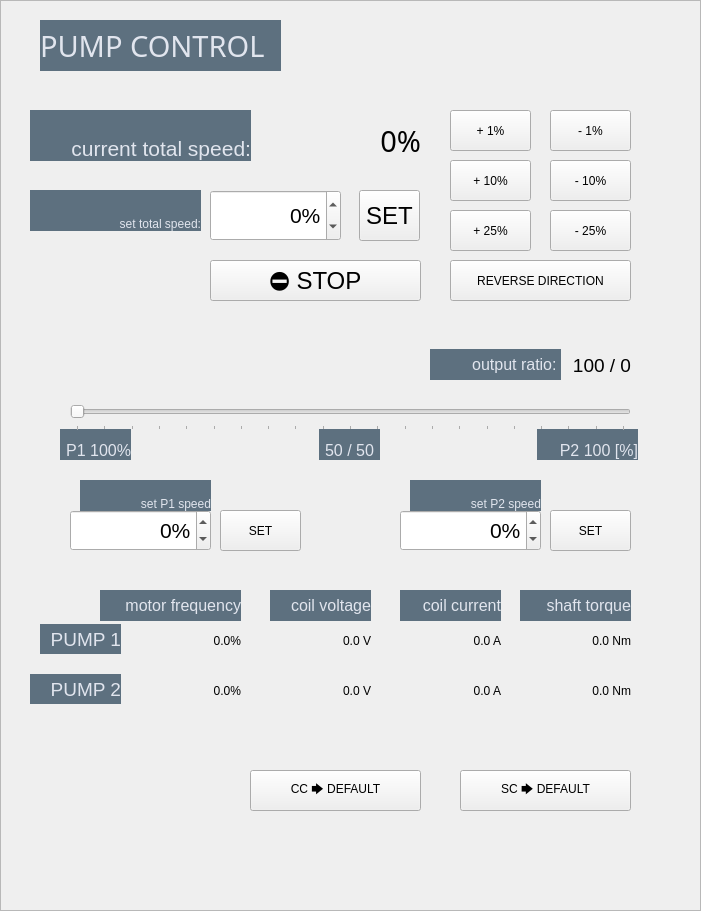
     <widget class="QFrame" name="PUMP_frame">
      <property name="geometry">
       <rect>
        <x>650</x>
        <y>20</y>
        <width>701</width>
        <height>911</height>
       </rect>
      </property>
      <property name="frameShape">
       <enum>QFrame::StyledPanel</enum>
      </property>
      <property name="frameShadow">
       <enum>QFrame::Raised</enum>
      </property>
      <widget class="QLabel" name="PUMP_disp_freqP1">
       <property name="geometry">
        <rect>
         <x>140</x>
         <y>620</y>
         <width>101</width>
         <height>41</height>
        </rect>
       </property>
       <property name="text">
        <string>0.0%</string>
       </property>
       <property name="alignment">
        <set>Qt::AlignRight|Qt::AlignTrailing|Qt::AlignVCenter</set>
       </property>
      </widget>
      <widget class="QLabel" name="PUMP_lbl_freq">
       <property name="geometry">
        <rect>
         <x>100</x>
         <y>590</y>
         <width>141</width>
         <height>31</height>
        </rect>
       </property>
       <property name="styleSheet">
        <string notr="true">border: 0px;
font-size: 12pt;
background-color: #5D707F;
color: #E1E5EE;</string>
       </property>
       <property name="text">
        <string>motor frequency</string>
       </property>
       <property name="alignment">
        <set>Qt::AlignRight|Qt::AlignTrailing|Qt::AlignVCenter</set>
       </property>
      </widget>
      <widget class="QLabel" name="PUMP_lbl_volt">
       <property name="geometry">
        <rect>
         <x>270</x>
         <y>590</y>
         <width>101</width>
         <height>31</height>
        </rect>
       </property>
       <property name="styleSheet">
        <string notr="true">border: 0px;
font-size: 12pt;
background-color: #5D707F;
color: #E1E5EE;</string>
       </property>
       <property name="text">
        <string>coil voltage</string>
       </property>
       <property name="alignment">
        <set>Qt::AlignRight|Qt::AlignTrailing|Qt::AlignVCenter</set>
       </property>
      </widget>
      <widget class="QLabel" name="PUMP_disp_voltP1">
       <property name="geometry">
        <rect>
         <x>270</x>
         <y>620</y>
         <width>101</width>
         <height>41</height>
        </rect>
       </property>
       <property name="text">
        <string>0.0 V</string>
       </property>
       <property name="alignment">
        <set>Qt::AlignRight|Qt::AlignTrailing|Qt::AlignVCenter</set>
       </property>
      </widget>
      <widget class="QLabel" name="PUMP_disp_ampsP1">
       <property name="geometry">
        <rect>
         <x>400</x>
         <y>620</y>
         <width>101</width>
         <height>41</height>
        </rect>
       </property>
       <property name="text">
        <string>0.0 A</string>
       </property>
       <property name="alignment">
        <set>Qt::AlignRight|Qt::AlignTrailing|Qt::AlignVCenter</set>
       </property>
      </widget>
      <widget class="QLabel" name="PUMP_disp_torqP1">
       <property name="geometry">
        <rect>
         <x>530</x>
         <y>620</y>
         <width>101</width>
         <height>41</height>
        </rect>
       </property>
       <property name="text">
        <string>0.0 Nm</string>
       </property>
       <property name="alignment">
        <set>Qt::AlignRight|Qt::AlignTrailing|Qt::AlignVCenter</set>
       </property>
      </widget>
      <widget class="QLabel" name="PUMP_lbl_amps">
       <property name="geometry">
        <rect>
         <x>400</x>
         <y>590</y>
         <width>101</width>
         <height>31</height>
        </rect>
       </property>
       <property name="styleSheet">
        <string notr="true">border: 0px;
font-size: 12pt;
background-color: #5D707F;
color: #E1E5EE;</string>
       </property>
       <property name="text">
        <string>coil current</string>
       </property>
       <property name="alignment">
        <set>Qt::AlignRight|Qt::AlignTrailing|Qt::AlignVCenter</set>
       </property>
      </widget>
      <widget class="QLabel" name="PUMP_lbl_torq">
       <property name="geometry">
        <rect>
         <x>520</x>
         <y>590</y>
         <width>111</width>
         <height>31</height>
        </rect>
       </property>
       <property name="styleSheet">
        <string notr="true">border: 0px;
font-size: 12pt;
background-color: #5D707F;
color: #E1E5EE;</string>
       </property>
       <property name="text">
        <string>shaft torque</string>
       </property>
       <property name="alignment">
        <set>Qt::AlignRight|Qt::AlignTrailing|Qt::AlignVCenter</set>
       </property>
      </widget>
      <widget class="QPushButton" name="PUMP_btt_plus1">
       <property name="geometry">
        <rect>
         <x>450</x>
         <y>110</y>
         <width>81</width>
         <height>41</height>
        </rect>
       </property>
       <property name="text">
        <string>+ 1%</string>
       </property>
      </widget>
      <widget class="QPushButton" name="PUMP_btt_minus1">
       <property name="geometry">
        <rect>
         <x>550</x>
         <y>110</y>
         <width>81</width>
         <height>41</height>
        </rect>
       </property>
       <property name="text">
        <string>- 1%</string>
       </property>
      </widget>
      <widget class="QLabel" name="PUMP_lbl_setSpeed">
       <property name="geometry">
        <rect>
         <x>30</x>
         <y>190</y>
         <width>171</width>
         <height>41</height>
        </rect>
       </property>
       <property name="styleSheet">
        <string notr="true">border: 0px;
background-color: #5D707F;
color: #E1E5EE;</string>
       </property>
       <property name="text">
        <string>set total speed:</string>
       </property>
       <property name="alignment">
        <set>Qt::AlignBottom|Qt::AlignRight|Qt::AlignTrailing</set>
       </property>
      </widget>
      <widget class="QPushButton" name="PUMP_btt_setSpeed">
       <property name="geometry">
        <rect>
         <x>359</x>
         <y>190</y>
         <width>61</width>
         <height>51</height>
        </rect>
       </property>
       <property name="styleSheet">
        <string notr="true">font-size: 18pt;</string>
       </property>
       <property name="text">
        <string>SET</string>
       </property>
      </widget>
      <widget class="QPushButton" name="PUMP_btt_stop">
       <property name="geometry">
        <rect>
         <x>210</x>
         <y>260</y>
         <width>211</width>
         <height>41</height>
        </rect>
       </property>
       <property name="styleSheet">
        <string notr="true">font-size: 18pt;</string>
       </property>
       <property name="text">
        <string>⛔ STOP</string>
       </property>
      </widget>
      <widget class="QSpinBox" name="PUMP_num_setSpeed">
       <property name="geometry">
        <rect>
         <x>210</x>
         <y>190</y>
         <width>131</width>
         <height>51</height>
        </rect>
       </property>
       <property name="styleSheet">
        <string notr="true">font-size: 16pt;</string>
       </property>
       <property name="alignment">
        <set>Qt::AlignRight|Qt::AlignTrailing|Qt::AlignVCenter</set>
       </property>
       <property name="suffix">
        <string>%</string>
       </property>
       <property name="minimum">
        <number>-200</number>
       </property>
       <property name="maximum">
        <number>200</number>
       </property>
      </widget>
      <widget class="QPushButton" name="PUMP_btt_reverse">
       <property name="geometry">
        <rect>
         <x>450</x>
         <y>260</y>
         <width>181</width>
         <height>41</height>
        </rect>
       </property>
       <property name="text">
        <string>REVERSE DIRECTION</string>
       </property>
      </widget>
      <widget class="QLabel" name="PUMP_0_frameLabel">
       <property name="geometry">
        <rect>
         <x>40</x>
         <y>20</y>
         <width>241</width>
         <height>51</height>
        </rect>
       </property>
       <property name="font">
        <font>
         <family>Bahnschrift</family>
         <pointsize>22</pointsize>
        </font>
       </property>
       <property name="styleSheet">
        <string notr="true">border: 0px;
font-size: 22pt;
padding: 0px;
background-color: #5D707F;
color: #E1E5EE;</string>
       </property>
       <property name="text">
        <string>PUMP CONTROL</string>
       </property>
       <property name="alignment">
        <set>Qt::AlignLeading|Qt::AlignLeft|Qt::AlignVCenter</set>
       </property>
      </widget>
      <widget class="QPushButton" name="PUMP_btt_minus10">
       <property name="geometry">
        <rect>
         <x>550</x>
         <y>160</y>
         <width>81</width>
         <height>41</height>
        </rect>
       </property>
       <property name="text">
        <string>- 10%</string>
       </property>
      </widget>
      <widget class="QPushButton" name="PUMP_btt_plus10">
       <property name="geometry">
        <rect>
         <x>450</x>
         <y>160</y>
         <width>81</width>
         <height>41</height>
        </rect>
       </property>
       <property name="text">
        <string>+ 10%</string>
       </property>
      </widget>
      <widget class="QPushButton" name="PUMP_btt_plus25">
       <property name="geometry">
        <rect>
         <x>450</x>
         <y>210</y>
         <width>81</width>
         <height>41</height>
        </rect>
       </property>
       <property name="text">
        <string>+ 25%</string>
       </property>
      </widget>
      <widget class="QPushButton" name="PUMP_btt_minus25">
       <property name="geometry">
        <rect>
         <x>550</x>
         <y>210</y>
         <width>81</width>
         <height>41</height>
        </rect>
       </property>
       <property name="text">
        <string>- 25%</string>
       </property>
      </widget>
      <widget class="QPushButton" name="PUMP_btt_ccToDefault">
       <property name="geometry">
        <rect>
         <x>250</x>
         <y>770</y>
         <width>171</width>
         <height>41</height>
        </rect>
       </property>
       <property name="text">
        <string>CC 🡆 DEFAULT</string>
       </property>
      </widget>
      <widget class="QPushButton" name="PUMP_btt_scToDefault">
       <property name="geometry">
        <rect>
         <x>460</x>
         <y>770</y>
         <width>171</width>
         <height>41</height>
        </rect>
       </property>
       <property name="text">
        <string>SC 🡆 DEFAULT</string>
       </property>
      </widget>
      <widget class="QLabel" name="PUMP_lbl_pump1">
       <property name="geometry">
        <rect>
         <x>40</x>
         <y>624</y>
         <width>81</width>
         <height>30</height>
        </rect>
       </property>
       <property name="styleSheet">
        <string notr="true">border: 0px;
font-size: 14pt;
background-color: #5D707F;
color: #E1E5EE;</string>
       </property>
       <property name="text">
        <string>PUMP 1</string>
       </property>
       <property name="alignment">
        <set>Qt::AlignRight|Qt::AlignTrailing|Qt::AlignVCenter</set>
       </property>
      </widget>
      <widget class="QLabel" name="PUMP_lbl_pump2">
       <property name="geometry">
        <rect>
         <x>30</x>
         <y>674</y>
         <width>91</width>
         <height>30</height>
        </rect>
       </property>
       <property name="styleSheet">
        <string notr="true">border: 0px;
font-size: 14pt;
background-color: #5D707F;
color: #E1E5EE;</string>
       </property>
       <property name="text">
        <string>PUMP 2</string>
       </property>
       <property name="alignment">
        <set>Qt::AlignRight|Qt::AlignTrailing|Qt::AlignVCenter</set>
       </property>
      </widget>
      <widget class="QLabel" name="PUMP_disp_voltP2">
       <property name="geometry">
        <rect>
         <x>270</x>
         <y>670</y>
         <width>101</width>
         <height>41</height>
        </rect>
       </property>
       <property name="text">
        <string>0.0 V</string>
       </property>
       <property name="alignment">
        <set>Qt::AlignRight|Qt::AlignTrailing|Qt::AlignVCenter</set>
       </property>
      </widget>
      <widget class="QLabel" name="PUMP_disp_freqP2">
       <property name="geometry">
        <rect>
         <x>140</x>
         <y>670</y>
         <width>101</width>
         <height>41</height>
        </rect>
       </property>
       <property name="text">
        <string>0.0%</string>
       </property>
       <property name="alignment">
        <set>Qt::AlignRight|Qt::AlignTrailing|Qt::AlignVCenter</set>
       </property>
      </widget>
      <widget class="QLabel" name="PUMP_disp_ampsP2">
       <property name="geometry">
        <rect>
         <x>400</x>
         <y>670</y>
         <width>101</width>
         <height>41</height>
        </rect>
       </property>
       <property name="text">
        <string>0.0 A</string>
       </property>
       <property name="alignment">
        <set>Qt::AlignRight|Qt::AlignTrailing|Qt::AlignVCenter</set>
       </property>
      </widget>
      <widget class="QLabel" name="PUMP_disp_torqP2">
       <property name="geometry">
        <rect>
         <x>530</x>
         <y>670</y>
         <width>101</width>
         <height>41</height>
        </rect>
       </property>
       <property name="text">
        <string>0.0 Nm</string>
       </property>
       <property name="alignment">
        <set>Qt::AlignRight|Qt::AlignTrailing|Qt::AlignVCenter</set>
       </property>
      </widget>
      <widget class="QLabel" name="PUMP_lbl_p1Half">
       <property name="geometry">
        <rect>
         <x>319</x>
         <y>429</y>
         <width>61</width>
         <height>31</height>
        </rect>
       </property>
       <property name="styleSheet">
        <string notr="true">border: 0px;
background-color: #5D707F;
color: #E1E5EE;
font-size: 12pt;</string>
       </property>
       <property name="text">
        <string>50 / 50</string>
       </property>
       <property name="alignment">
        <set>Qt::AlignBottom|Qt::AlignHCenter</set>
       </property>
      </widget>
      <widget class="QSlider" name="PUMP_sld_outputRatio">
       <property name="geometry">
        <rect>
         <x>70</x>
         <y>400</y>
         <width>561</width>
         <height>31</height>
        </rect>
       </property>
       <property name="maximum">
        <number>100</number>
       </property>
       <property name="value">
        <number>0</number>
       </property>
       <property name="orientation">
        <enum>Qt::Horizontal</enum>
       </property>
       <property name="tickPosition">
        <enum>QSlider::TicksBelow</enum>
       </property>
       <property name="tickInterval">
        <number>5</number>
       </property>
      </widget>
      <widget class="QLabel" name="PUMP_lbl_p1Zero">
       <property name="geometry">
        <rect>
         <x>537</x>
         <y>429</y>
         <width>101</width>
         <height>31</height>
        </rect>
       </property>
       <property name="styleSheet">
        <string notr="true">border: 0px;
background-color: #5D707F;
color: #E1E5EE;
font-size: 12pt;</string>
       </property>
       <property name="text">
        <string>P2 100 [%]</string>
       </property>
       <property name="alignment">
        <set>Qt::AlignBottom|Qt::AlignRight|Qt::AlignTrailing</set>
       </property>
      </widget>
      <widget class="QLabel" name="PUMP_lbl_p1Full">
       <property name="geometry">
        <rect>
         <x>60</x>
         <y>429</y>
         <width>71</width>
         <height>31</height>
        </rect>
       </property>
       <property name="styleSheet">
        <string notr="true">border: 0px;
background-color: #5D707F;
color: #E1E5EE;
font-size: 12pt;</string>
       </property>
       <property name="text">
        <string>P1 100%</string>
       </property>
       <property name="alignment">
        <set>Qt::AlignBottom|Qt::AlignRight|Qt::AlignTrailing</set>
       </property>
      </widget>
      <widget class="QLabel" name="PUMP_disp_currSpeed">
       <property name="geometry">
        <rect>
         <x>260</x>
         <y>110</y>
         <width>161</width>
         <height>61</height>
        </rect>
       </property>
       <property name="font">
        <font>
         <family>Bahnschrift</family>
         <pointsize>22</pointsize>
        </font>
       </property>
       <property name="styleSheet">
        <string notr="true">font-size: 22pt;</string>
       </property>
       <property name="text">
        <string>0%</string>
       </property>
       <property name="scaledContents">
        <bool>false</bool>
       </property>
       <property name="alignment">
        <set>Qt::AlignRight|Qt::AlignTrailing|Qt::AlignVCenter</set>
       </property>
      </widget>
      <widget class="QLabel" name="PUMP_lbl_currSpeed">
       <property name="geometry">
        <rect>
         <x>30</x>
         <y>110</y>
         <width>221</width>
         <height>51</height>
        </rect>
       </property>
       <property name="styleSheet">
        <string notr="true">border: 0px;
background-color: #5D707F;
color: #E1E5EE;
font-size: 16pt;</string>
       </property>
       <property name="text">
        <string> current total speed:</string>
       </property>
       <property name="alignment">
        <set>Qt::AlignBottom|Qt::AlignRight|Qt::AlignTrailing</set>
       </property>
      </widget>
      <widget class="QLabel" name="PUMP_disp_outputRatio">
       <property name="geometry">
        <rect>
         <x>560</x>
         <y>350</y>
         <width>71</width>
         <height>31</height>
        </rect>
       </property>
       <property name="styleSheet">
        <string notr="true">font-size: 14pt;</string>
       </property>
       <property name="text">
        <string>100 / 0</string>
       </property>
       <property name="alignment">
        <set>Qt::AlignRight|Qt::AlignTrailing|Qt::AlignVCenter</set>
       </property>
      </widget>
      <widget class="QLabel" name="PUMP_lbl_outputRatio">
       <property name="geometry">
        <rect>
         <x>430</x>
         <y>349</y>
         <width>131</width>
         <height>31</height>
        </rect>
       </property>
       <property name="styleSheet">
        <string notr="true">border: 0px;
background-color: #5D707F;
color: #E1E5EE;
font-size: 12pt;</string>
       </property>
       <property name="text">
        <string>output ratio: </string>
       </property>
       <property name="alignment">
        <set>Qt::AlignRight|Qt::AlignTrailing|Qt::AlignVCenter</set>
       </property>
      </widget>
      <widget class="QSpinBox" name="PUMP_num_setSpeedP1">
       <property name="geometry">
        <rect>
         <x>70</x>
         <y>510</y>
         <width>141</width>
         <height>41</height>
        </rect>
       </property>
       <property name="styleSheet">
        <string notr="true">font-size: 16pt;</string>
       </property>
       <property name="alignment">
        <set>Qt::AlignRight|Qt::AlignTrailing|Qt::AlignVCenter</set>
       </property>
       <property name="suffix">
        <string>%</string>
       </property>
       <property name="minimum">
        <number>-100</number>
       </property>
       <property name="maximum">
        <number>100</number>
       </property>
      </widget>
      <widget class="QLabel" name="PUMP_lbl_setSpeedP1">
       <property name="geometry">
        <rect>
         <x>80</x>
         <y>480</y>
         <width>131</width>
         <height>31</height>
        </rect>
       </property>
       <property name="styleSheet">
        <string notr="true">border: 0px;
background-color: #5D707F;
color: #E1E5EE;</string>
       </property>
       <property name="text">
        <string>set P1 speed</string>
       </property>
       <property name="alignment">
        <set>Qt::AlignBottom|Qt::AlignRight|Qt::AlignTrailing</set>
       </property>
      </widget>
      <widget class="QPushButton" name="PUMP_btt_setSpeedP1">
       <property name="geometry">
        <rect>
         <x>220</x>
         <y>510</y>
         <width>81</width>
         <height>41</height>
        </rect>
       </property>
       <property name="text">
        <string>SET</string>
       </property>
      </widget>
      <widget class="QPushButton" name="PUMP_btt_setSpeedP2">
       <property name="geometry">
        <rect>
         <x>550</x>
         <y>510</y>
         <width>81</width>
         <height>41</height>
        </rect>
       </property>
       <property name="text">
        <string>SET</string>
       </property>
      </widget>
      <widget class="QSpinBox" name="PUMP_num_setSpeedP2">
       <property name="geometry">
        <rect>
         <x>400</x>
         <y>510</y>
         <width>141</width>
         <height>41</height>
        </rect>
       </property>
       <property name="styleSheet">
        <string notr="true">font-size: 16pt;</string>
       </property>
       <property name="alignment">
        <set>Qt::AlignRight|Qt::AlignTrailing|Qt::AlignVCenter</set>
       </property>
       <property name="suffix">
        <string>%</string>
       </property>
       <property name="minimum">
        <number>-100</number>
       </property>
       <property name="maximum">
        <number>100</number>
       </property>
      </widget>
      <widget class="QLabel" name="PUMP_lbl_setSpeedP2">
       <property name="geometry">
        <rect>
         <x>410</x>
         <y>480</y>
         <width>131</width>
         <height>31</height>
        </rect>
       </property>
       <property name="styleSheet">
        <string notr="true">border: 0px;
background-color: #5D707F;
color: #E1E5EE;</string>
       </property>
       <property name="text">
        <string>set P2 speed</string>
       </property>
       <property name="alignment">
        <set>Qt::AlignBottom|Qt::AlignRight|Qt::AlignTrailing</set>
       </property>
      </widget>
      <zorder>PUMP_lbl_torq</zorder>
      <zorder>PUMP_lbl_amps</zorder>
      <zorder>PUMP_lbl_volt</zorder>
      <zorder>PUMP_lbl_freq</zorder>
      <zorder>PUMP_lbl_outputRatio</zorder>
      <zorder>PUMP_lbl_setSpeed</zorder>
      <zorder>PUMP_disp_freqP1</zorder>
      <zorder>PUMP_disp_voltP1</zorder>
      <zorder>PUMP_disp_ampsP1</zorder>
      <zorder>PUMP_disp_torqP1</zorder>
      <zorder>PUMP_btt_plus1</zorder>
      <zorder>PUMP_btt_minus1</zorder>
      <zorder>PUMP_btt_setSpeed</zorder>
      <zorder>PUMP_btt_stop</zorder>
      <zorder>PUMP_num_setSpeed</zorder>
      <zorder>PUMP_btt_reverse</zorder>
      <zorder>PUMP_0_frameLabel</zorder>
      <zorder>PUMP_btt_minus10</zorder>
      <zorder>PUMP_btt_plus10</zorder>
      <zorder>PUMP_btt_plus25</zorder>
      <zorder>PUMP_btt_minus25</zorder>
      <zorder>PUMP_btt_ccToDefault</zorder>
      <zorder>PUMP_btt_scToDefault</zorder>
      <zorder>PUMP_lbl_pump1</zorder>
      <zorder>PUMP_lbl_pump2</zorder>
      <zorder>PUMP_disp_voltP2</zorder>
      <zorder>PUMP_disp_freqP2</zorder>
      <zorder>PUMP_disp_ampsP2</zorder>
      <zorder>PUMP_disp_torqP2</zorder>
      <zorder>PUMP_lbl_p1Half</zorder>
      <zorder>PUMP_lbl_p1Zero</zorder>
      <zorder>PUMP_lbl_p1Full</zorder>
      <zorder>PUMP_lbl_currSpeed</zorder>
      <zorder>PUMP_disp_currSpeed</zorder>
      <zorder>PUMP_disp_outputRatio</zorder>
      <zorder>PUMP_lbl_setSpeedP1</zorder>
      <zorder>PUMP_btt_setSpeedP2</zorder>
      <zorder>PUMP_lbl_setSpeedP2</zorder>
      <zorder>PUMP_num_setSpeedP1</zorder>
      <zorder>PUMP_btt_setSpeedP1</zorder>
      <zorder>PUMP_num_setSpeedP2</zorder>
      <zorder>PUMP_sld_outputRatio</zorder>
     </widget>
